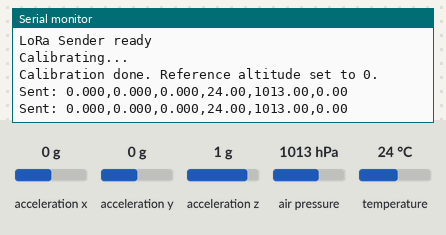
Simulated run of this sketch. Board: Arduino Uno, built with avr-gcc and run on an emulated ATmega328P. On the bench: the last lines printed to the serial monitor. Wiring (inferred from the names in the program): MPU-6050 motion sensor at I2C address 0x68. The test bench sets the inputs (shaded band); at power-on: acceleration x 0 g, acceleration y 0 g, acceleration z 1 g, air pressure 1013 hPa, temperature 24 °C. No radio packets arrive unless stated.

Above: at 2.4 s.
2.5 s: acceleration x set to -1.4 g
At 3.8 s:
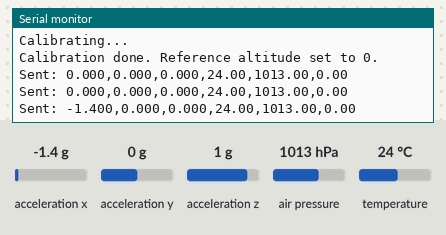
4.0 s: acceleration y set to -1.4 g
At 4.9 s:
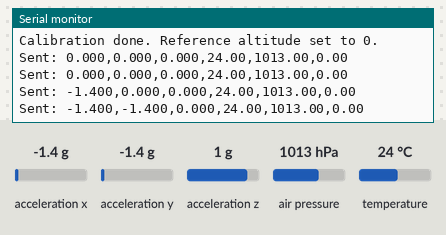
5.5 s: acceleration z set to -1.4 g
At 6.4 s:
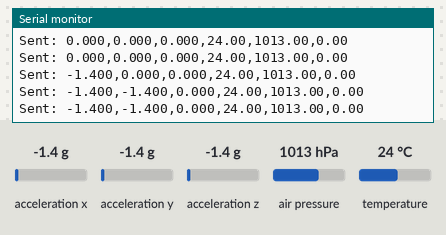
7.0 s: air pressure set to 952 hPa
At 8.3 s:
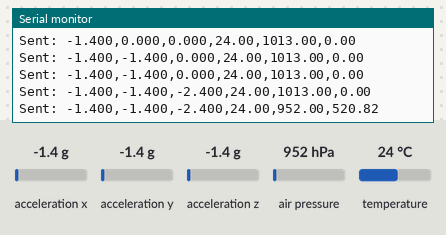
8.5 s: temperature set to 12 °C
At 9.6 s:
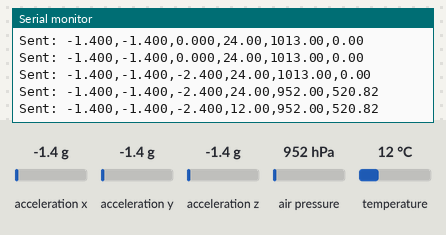

The sketch:

Lora_sender.ino
```cpp
#include <Wire.h>
#include <LoRa.h>
#include <Adafruit_Sensor.h>
#include <Adafruit_BMP085.h>

// ----------- HW290 (MPU6050 type) -----------
const int MPU_ADDR = 0x68;
int16_t accX, accY, accZ;
float gX, gY, gZ;
float accelScale = 16384.0; // default ±2g
float accX_off = 0, accY_off = 0, accZ_off = 0;

// ----------- BMP180 -----------
Adafruit_BMP085 bmp;
float tempC, pressure_hPa, altitude_m;
float refAltitude = 0;  // calibration baseline

// ----------- LoRa -----------
#define SS 10
#define RST 9
#define DIO0 2

void setup() {
  Serial.begin(9600);
  Wire.begin();

  // Init MPU
  Wire.beginTransmission(MPU_ADDR);
  Wire.write(0x6B);
  Wire.write(0); // wake up sensor
  Wire.endTransmission(true);

  // Init BMP180
  if (!bmp.begin()) {
    Serial.println("BMP180 not found!");
    while (1);
  }

  // Init LoRa
  LoRa.setPins(SS, RST, DIO0);
  if (!LoRa.begin(433E6)) { // 433 MHz
    Serial.println("LoRa init failed!");
    while (1);
  }
  Serial.println("LoRa Sender ready");

  calibrateSensors();
}

void loop() {
  readMPU();
  readBMP();

  // Build CSV string
  String packet = String(gX, 3) + "," + String(gY, 3) + "," + String(gZ, 3) + "," +
                  String(tempC, 2) + "," + String(pressure_hPa, 2) + "," + String(altitude_m, 2);

  // Send packet
  LoRa.beginPacket();
  LoRa.print(packet);
  LoRa.endPacket();

  Serial.println("Sent: " + packet);
  delay(1000); // ~1 Hz
}

// ------------ Functions ------------
void calibrateSensors() {
  Serial.println("Calibrating...");
  long x=0, y=0, z=0;
  for (int i=0; i<200; i++) {
    Wire.beginTransmission(MPU_ADDR);
    Wire.write(0x3B);
    Wire.endTransmission(false);
    Wire.requestFrom(MPU_ADDR, 6, true);

    x += (Wire.read() << 8 | Wire.read());
    y += (Wire.read() << 8 | Wire.read());
    z += (Wire.read() << 8 | Wire.read());
    delay(5);
  }
  accX_off = x/200.0;
  accY_off = y/200.0;
  accZ_off = z/200.0;

  refAltitude = bmp.readAltitude();
  Serial.println("Calibration done. Reference altitude set to 0.");
}

void readMPU() {
  Wire.beginTransmission(MPU_ADDR);
  Wire.write(0x3B);
  Wire.endTransmission(false);
  Wire.requestFrom(MPU_ADDR, 6, true);

  accX = Wire.read() << 8 | Wire.read();
  accY = Wire.read() << 8 | Wire.read();
  accZ = Wire.read() << 8 | Wire.read();

  gX = (accX - accX_off) / accelScale;
  gY = (accY - accY_off) / accelScale;
  gZ = (accZ - accZ_off) / accelScale;
}

void readBMP() {
  tempC = bmp.readTemperature();
  pressure_hPa = bmp.readPressure() / 100.0;
  altitude_m = bmp.readAltitude() - refAltitude;
}
```

Measured:
- after the input at 2.5 s, the serial monitor: prints a new line after 0.92 s (image 1)
- after the input at 4.0 s, the serial monitor: prints a new line after 0.49 s (image 2)
- after the input at 7.0 s, the serial monitor: prints a new line after 0.70 s (image 4)
- after the input at 8.5 s, the serial monitor: prints a new line after 0.27 s (image 5)
